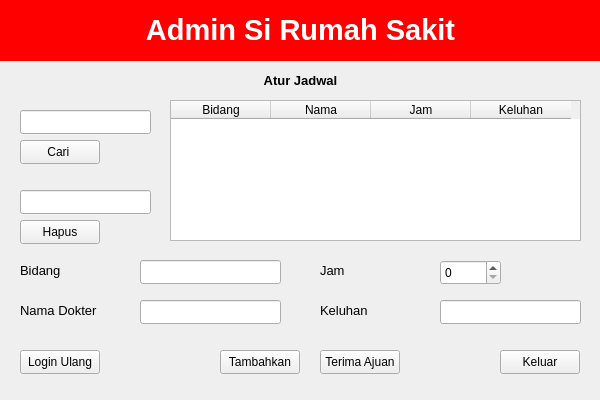
<?xml version="1.0" encoding="UTF-8"?>
<ui version="4.0">
 <class>Admin</class>
 <widget class="QMainWindow" name="Admin">
  <property name="geometry">
   <rect>
    <x>0</x>
    <y>0</y>
    <width>600</width>
    <height>400</height>
   </rect>
  </property>
  <property name="windowTitle">
   <string>MainWindow</string>
  </property>
  <property name="styleSheet">
   <string notr="true"/>
  </property>
  <widget class="QWidget" name="centralwidget">
   <widget class="QLabel" name="label">
    <property name="geometry">
     <rect>
      <x>0</x>
      <y>0</y>
      <width>600</width>
      <height>61</height>
     </rect>
    </property>
    <property name="styleSheet">
     <string notr="true">background-color: rgb(255, 0, 0);</string>
    </property>
    <property name="text">
     <string/>
    </property>
   </widget>
   <widget class="QLabel" name="label_2">
    <property name="geometry">
     <rect>
      <x>5</x>
      <y>10</y>
      <width>591</width>
      <height>41</height>
     </rect>
    </property>
    <property name="styleSheet">
     <string notr="true">background-color: rgb(255, 0, 0);</string>
    </property>
    <property name="text">
     <string>&lt;html&gt;&lt;head/&gt;&lt;body&gt;&lt;p align=&quot;center&quot;&gt;&lt;span style=&quot; font-size:22pt; font-weight:700; color:#ffffff;&quot;&gt;Admin Si Rumah Sakit&lt;/span&gt;&lt;/p&gt;&lt;/body&gt;&lt;/html&gt;</string>
    </property>
   </widget>
   <widget class="QLineEdit" name="lineEditNama">
    <property name="geometry">
     <rect>
      <x>140</x>
      <y>300</y>
      <width>141</width>
      <height>24</height>
     </rect>
    </property>
   </widget>
   <widget class="QLabel" name="label_4">
    <property name="geometry">
     <rect>
      <x>320</x>
      <y>300</y>
      <width>101</width>
      <height>21</height>
     </rect>
    </property>
    <property name="font">
     <font>
      <pointsize>10</pointsize>
     </font>
    </property>
    <property name="text">
     <string>Keluhan</string>
    </property>
   </widget>
   <widget class="QLabel" name="label_3">
    <property name="geometry">
     <rect>
      <x>20</x>
      <y>300</y>
      <width>101</width>
      <height>21</height>
     </rect>
    </property>
    <property name="font">
     <font>
      <pointsize>10</pointsize>
     </font>
    </property>
    <property name="text">
     <string>Nama Dokter</string>
    </property>
   </widget>
   <widget class="QSpinBox" name="spinBoxJam">
    <property name="geometry">
     <rect>
      <x>440</x>
      <y>260</y>
      <width>61</width>
      <height>25</height>
     </rect>
    </property>
   </widget>
   <widget class="QLineEdit" name="lineEditKeluhan">
    <property name="geometry">
     <rect>
      <x>440</x>
      <y>300</y>
      <width>141</width>
      <height>24</height>
     </rect>
    </property>
   </widget>
   <widget class="QLineEdit" name="lineEditKode">
    <property name="geometry">
     <rect>
      <x>140</x>
      <y>260</y>
      <width>141</width>
      <height>24</height>
     </rect>
    </property>
   </widget>
   <widget class="QLabel" name="label_5">
    <property name="geometry">
     <rect>
      <x>20</x>
      <y>260</y>
      <width>101</width>
      <height>21</height>
     </rect>
    </property>
    <property name="font">
     <font>
      <pointsize>10</pointsize>
     </font>
    </property>
    <property name="text">
     <string>Bidang</string>
    </property>
   </widget>
   <widget class="QLabel" name="label_6">
    <property name="geometry">
     <rect>
      <x>320</x>
      <y>260</y>
      <width>101</width>
      <height>21</height>
     </rect>
    </property>
    <property name="font">
     <font>
      <pointsize>10</pointsize>
     </font>
    </property>
    <property name="text">
     <string>Jam</string>
    </property>
   </widget>
   <widget class="QTableWidget" name="tableWidget">
    <property name="geometry">
     <rect>
      <x>170</x>
      <y>100</y>
      <width>411</width>
      <height>141</height>
     </rect>
    </property>
    <column>
     <property name="text">
      <string>Bidang</string>
     </property>
    </column>
    <column>
     <property name="text">
      <string>Nama</string>
     </property>
    </column>
    <column>
     <property name="text">
      <string>Jam</string>
     </property>
    </column>
    <column>
     <property name="text">
      <string>Keluhan</string>
     </property>
    </column>
   </widget>
   <widget class="QPushButton" name="pushButtonCari">
    <property name="geometry">
     <rect>
      <x>20</x>
      <y>140</y>
      <width>80</width>
      <height>24</height>
     </rect>
    </property>
    <property name="text">
     <string>Cari </string>
    </property>
   </widget>
   <widget class="QLineEdit" name="lineEditKodeHapus">
    <property name="geometry">
     <rect>
      <x>20</x>
      <y>190</y>
      <width>131</width>
      <height>24</height>
     </rect>
    </property>
   </widget>
   <widget class="QPushButton" name="pushButtonExit">
    <property name="geometry">
     <rect>
      <x>500</x>
      <y>350</y>
      <width>80</width>
      <height>24</height>
     </rect>
    </property>
    <property name="text">
     <string>Keluar</string>
    </property>
   </widget>
   <widget class="QPushButton" name="pushButtonAdd">
    <property name="geometry">
     <rect>
      <x>220</x>
      <y>350</y>
      <width>80</width>
      <height>24</height>
     </rect>
    </property>
    <property name="text">
     <string>Tambahkan</string>
    </property>
   </widget>
   <widget class="QLineEdit" name="lineEditKodeCari">
    <property name="geometry">
     <rect>
      <x>20</x>
      <y>110</y>
      <width>131</width>
      <height>24</height>
     </rect>
    </property>
   </widget>
   <widget class="QPushButton" name="pushButtonDelete">
    <property name="geometry">
     <rect>
      <x>20</x>
      <y>220</y>
      <width>80</width>
      <height>24</height>
     </rect>
    </property>
    <property name="text">
     <string>Hapus</string>
    </property>
   </widget>
   <widget class="QPushButton" name="pushButtonLoginUlang">
    <property name="geometry">
     <rect>
      <x>20</x>
      <y>350</y>
      <width>80</width>
      <height>24</height>
     </rect>
    </property>
    <property name="text">
     <string>Login Ulang</string>
    </property>
   </widget>
   <widget class="QLabel" name="label_7">
    <property name="geometry">
     <rect>
      <x>250</x>
      <y>70</y>
      <width>101</width>
      <height>21</height>
     </rect>
    </property>
    <property name="font">
     <font>
      <pointsize>10</pointsize>
     </font>
    </property>
    <property name="text">
     <string>&lt;html&gt;&lt;head/&gt;&lt;body&gt;&lt;p align=&quot;center&quot;&gt;&lt;span style=&quot; font-weight:700;&quot;&gt;Atur Jadwal&lt;/span&gt;&lt;/p&gt;&lt;/body&gt;&lt;/html&gt;</string>
    </property>
   </widget>
   <widget class="QPushButton" name="pushButtonTerima">
    <property name="geometry">
     <rect>
      <x>320</x>
      <y>350</y>
      <width>80</width>
      <height>24</height>
     </rect>
    </property>
    <property name="text">
     <string>Terima Ajuan</string>
    </property>
   </widget>
  </widget>
 </widget>
 <resources/>
 <connections/>
</ui>
